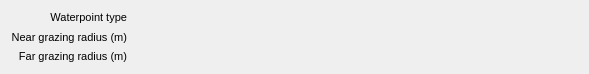
<?xml version="1.0" encoding="UTF-8"?>
<ui version="4.0">
 <class>Form</class>
 <widget class="QWidget" name="Form">
  <property name="geometry">
   <rect>
    <x>0</x>
    <y>0</y>
    <width>589</width>
    <height>74</height>
   </rect>
  </property>
  <property name="windowTitle">
   <string>Form</string>
  </property>
  <layout class="QVBoxLayout" name="verticalLayout">
   <item>
    <layout class="QGridLayout" name="gridLayout">
     <property name="sizeConstraint">
      <enum>QLayout::SetMaximumSize</enum>
     </property>
     <item row="5" column="1">
      <widget class="FormattedValues" name="farGrazingRadiusText">
       <property name="sizePolicy">
        <sizepolicy hsizetype="Expanding" vsizetype="Minimum">
         <horstretch>0</horstretch>
         <verstretch>0</verstretch>
        </sizepolicy>
       </property>
       <property name="font">
        <font>
         <pointsize>8</pointsize>
        </font>
       </property>
       <property name="text">
        <string/>
       </property>
      </widget>
     </item>
     <item row="5" column="0">
      <widget class="QLabel" name="farGrazingRadiusLabel">
       <property name="sizePolicy">
        <sizepolicy hsizetype="Minimum" vsizetype="Minimum">
         <horstretch>0</horstretch>
         <verstretch>0</verstretch>
        </sizepolicy>
       </property>
       <property name="font">
        <font>
         <pointsize>8</pointsize>
        </font>
       </property>
       <property name="text">
        <string notr="true">Far grazing radius (m)</string>
       </property>
       <property name="alignment">
        <set>Qt::AlignRight|Qt::AlignTrailing|Qt::AlignVCenter</set>
       </property>
      </widget>
     </item>
     <item row="3" column="1">
      <widget class="FormattedValues" name="waterpointTypeText">
       <property name="sizePolicy">
        <sizepolicy hsizetype="Expanding" vsizetype="Minimum">
         <horstretch>0</horstretch>
         <verstretch>0</verstretch>
        </sizepolicy>
       </property>
       <property name="font">
        <font>
         <pointsize>8</pointsize>
        </font>
       </property>
       <property name="text">
        <string/>
       </property>
      </widget>
     </item>
     <item row="3" column="0">
      <widget class="QLabel" name="waterpointTypeLabel">
       <property name="sizePolicy">
        <sizepolicy hsizetype="Minimum" vsizetype="Minimum">
         <horstretch>0</horstretch>
         <verstretch>0</verstretch>
        </sizepolicy>
       </property>
       <property name="font">
        <font>
         <pointsize>8</pointsize>
        </font>
       </property>
       <property name="text">
        <string notr="true">Waterpoint type</string>
       </property>
       <property name="alignment">
        <set>Qt::AlignRight|Qt::AlignTrailing|Qt::AlignVCenter</set>
       </property>
      </widget>
     </item>
     <item row="4" column="0">
      <widget class="QLabel" name="nearGrazingRadiusLabel">
       <property name="sizePolicy">
        <sizepolicy hsizetype="Minimum" vsizetype="Minimum">
         <horstretch>0</horstretch>
         <verstretch>0</verstretch>
        </sizepolicy>
       </property>
       <property name="font">
        <font>
         <pointsize>8</pointsize>
        </font>
       </property>
       <property name="text">
        <string notr="true">Near grazing radius (m)</string>
       </property>
       <property name="alignment">
        <set>Qt::AlignRight|Qt::AlignTrailing|Qt::AlignVCenter</set>
       </property>
      </widget>
     </item>
     <item row="4" column="1">
      <widget class="FormattedValues" name="nearGrazingRadiusText">
       <property name="sizePolicy">
        <sizepolicy hsizetype="Expanding" vsizetype="Minimum">
         <horstretch>0</horstretch>
         <verstretch>0</verstretch>
        </sizepolicy>
       </property>
       <property name="font">
        <font>
         <pointsize>8</pointsize>
        </font>
       </property>
       <property name="text">
        <string/>
       </property>
      </widget>
     </item>
    </layout>
   </item>
  </layout>
 </widget>
 <customwidgets>
  <customwidget>
   <class>FormattedValues</class>
   <extends>QLabel</extends>
   <header>mlapp/src/widgets/details/formatted_values</header>
  </customwidget>
 </customwidgets>
 <resources/>
 <connections/>
</ui>
